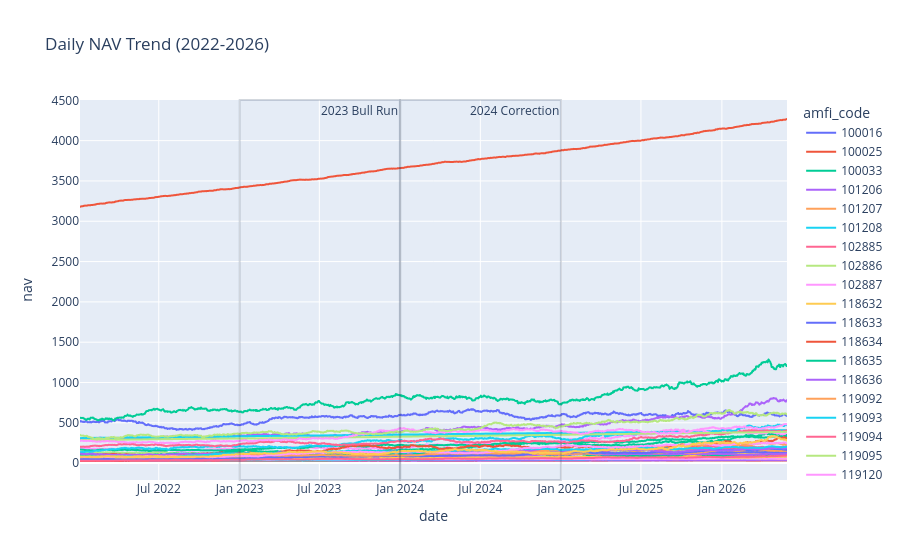

Notebook code for this chart:
### Code cell
nav["date"] = pd.to_datetime(nav["date"])

fig = px.line(
    nav,
    x="date",
    y="nav",
    color="amfi_code",
    title="Daily NAV Trend (2022-2026)"
)

fig.add_vrect(
    x0="2023-01-01",
    x1="2023-12-31",
    annotation_text="2023 Bull Run",
    opacity=0.2
)

fig.add_vrect(
    x0="2024-01-01",
    x1="2024-12-31",
    annotation_text="2024 Correction",
    opacity=0.2
)

fig.show()

### Figure 1 — Plotly figure (JSON) as saved in the notebook; plotly's stock layout.template omitted (floating-point values rounded to 4 significant figures; data arrays with more than 128 entries replaced by an {"elided": "..."} marker saying what was removed)
{"data": [{"hovertemplate": "amfi_code=100016<br>date=%{x}<br>nav=%{y}<extra></extra>", "legendgroup": "100016", "line": {"color": "#636efa", "dash": "solid"}, "marker": {"symbol": "circle"}, "mode": "lines", "name": "100016", "showlegend": true, "type": "scattergl", "x": {"elided": "1150 str values"}, "xaxis": "x", "y": {"elided": "1150 float values"}, "yaxis": "y"}, {"hovertemplate": "amfi_code=100025<br>date=%{x}<br>nav=%{y}<extra></extra>", "legendgroup": "100025", "line": {"color": "#EF553B", "dash": "solid"}, "marker": {"symbol": "circle"}, "mode": "lines", "name": "100025", "showlegend": true, "type": "scattergl", "x": {"elided": "1150 str values"}, "xaxis": "x", "y": {"elided": "1150 float values"}, "yaxis": "y"}, {"hovertemplate": "amfi_code=100033<br>date=%{x}<br>nav=%{y}<extra></extra>", "legendgroup": "100033", "line": {"color": "#00cc96", "dash": "solid"}, "marker": {"symbol": "circle"}, "mode": "lines", "name": "100033", "showlegend": true, "type": "scattergl", "x": {"elided": "1150 str values"}, "xaxis": "x", "y": {"elided": "1150 float values"}, "yaxis": "y"}, {"hovertemplate": "amfi_code=101206<br>date=%{x}<br>nav=%{y}<extra></extra>", "legendgroup": "101206", "line": {"color": "#ab63fa", "dash": "solid"}, "marker": {"symbol": "circle"}, "mode": "lines", "name": "101206", "showlegend": true, "type": "scattergl", "x": {"elided": "1150 str values"}, "xaxis": "x", "y": {"elided": "1150 float values"}, "yaxis": "y"}, {"hovertemplate": "amfi_code=101207<br>date=%{x}<br>nav=%{y}<extra></extra>", "legendgroup": "101207", "line": {"color": "#FFA15A", "dash": "solid"}, "marker": {"symbol": "circle"}, "mode": "lines", "name": "101207", "showlegend": true, "type": "scattergl", "x": {"elided": "1150 str values"}, "xaxis": "x", "y": {"elided": "1150 float values"}, "yaxis": "y"}, {"hovertemplate": "amfi_code=101208<br>date=%{x}<br>nav=%{y}<extra></extra>", "legendgroup": "101208", "line": {"color": "#19d3f3", "dash": "solid"}, "marker": {"symbol": "circle"}, "mode": "lines", "name": "101208", "showlegend": true, "type": "scattergl", "x": {"elided": "1150 str values"}, "xaxis": "x", "y": {"elided": "1150 float values"}, "yaxis": "y"}, {"hovertemplate": "amfi_code=102885<br>date=%{x}<br>nav=%{y}<extra></extra>", "legendgroup": "102885", "line": {"color": "#FF6692", "dash": "solid"}, "marker": {"symbol": "circle"}, "mode": "lines", "name": "102885", "showlegend": true, "type": "scattergl", "x": {"elided": "1150 str values"}, "xaxis": "x", "y": {"elided": "1150 float values"}, "yaxis": "y"}, {"hovertemplate": "amfi_code=102886<br>date=%{x}<br>nav=%{y}<extra></extra>", "legendgroup": "102886", "line": {"color": "#B6E880", "dash": "solid"}, "marker": {"symbol": "circle"}, "mode": "lines", "name": "102886", "showlegend": true, "type": "scattergl", "x": {"elided": "1150 str values"}, "xaxis": "x", "y": {"elided": "1150 float values"}, "yaxis": "y"}, {"hovertemplate": "amfi_code=102887<br>date=%{x}<br>nav=%{y}<extra></extra>", "legendgroup": "102887", "line": {"color": "#FF97FF", "dash": "solid"}, "marker": {"symbol": "circle"}, "mode": "lines", "name": "102887", "showlegend": true, "type": "scattergl", "x": {"elided": "1150 str values"}, "xaxis": "x", "y": {"elided": "1150 float values"}, "yaxis": "y"}, {"hovertemplate": "amfi_code=118632<br>date=%{x}<br>nav=%{y}<extra></extra>", "legendgroup": "118632", "line": {"color": "#FECB52", "dash": "solid"}, "marker": {"symbol": "circle"}, "mode": "lines", "name": "118632", "showlegend": true, "type": "scattergl", "x": {"elided": "1150 str values"}, "xaxis": "x", "y": {"elided": "1150 float values"}, "yaxis": "y"}, {"hovertemplate": "amfi_code=118633<br>date=%{x}<br>nav=%{y}<extra></extra>", "legendgroup": "118633", "line": {"color": "#636efa", "dash": "solid"}, "marker": {"symbol": "circle"}, "mode": "lines", "name": "118633", "showlegend": true, "type": "scattergl", "x": {"elided": "1150 str values"}, "xaxis": "x", "y": {"elided": "1150 float values"}, "yaxis": "y"}, {"hovertemplate": "amfi_code=118634<br>date=%{x}<br>nav=%{y}<extra></extra>", "legendgroup": "118634", "line": {"color": "#EF553B", "dash": "solid"}, "marker": {"symbol": "circle"}, "mode": "lines", "name": "118634", "showlegend": true, "type": "scattergl", "x": {"elided": "1150 str values"}, "xaxis": "x", "y": {"elided": "1150 float values"}, "yaxis": "y"}, {"hovertemplate": "amfi_code=118635<br>date=%{x}<br>nav=%{y}<extra></extra>", "legendgroup": "118635", "line": {"color": "#00cc96", "dash": "solid"}, "marker": {"symbol": "circle"}, "mode": "lines", "name": "118635", "showlegend": true, "type": "scattergl", "x": {"elided": "1150 str values"}, "xaxis": "x", "y": {"elided": "1150 float values"}, "yaxis": "y"}, {"hovertemplate": "amfi_code=118636<br>date=%{x}<br>nav=%{y}<extra></extra>", "legendgroup": "118636", "line": {"color": "#ab63fa", "dash": "solid"}, "marker": {"symbol": "circle"}, "mode": "lines", "name": "118636", "showlegend": true, "type": "scattergl", "x": {"elided": "1150 str values"}, "xaxis": "x", "y": {"elided": "1150 float values"}, "yaxis": "y"}, {"hovertemplate": "amfi_code=119092<br>date=%{x}<br>nav=%{y}<extra></extra>", "legendgroup": "119092", "line": {"color": "#FFA15A", "dash": "solid"}, "marker": {"symbol": "circle"}, "mode": "lines", "name": "119092", "showlegend": true, "type": "scattergl", "x": {"elided": "1150 str values"}, "xaxis": "x", "y": {"elided": "1150 float values"}, "yaxis": "y"}, {"hovertemplate": "amfi_code=119093<br>date=%{x}<br>nav=%{y}<extra></extra>", "legendgroup": "119093", "line": {"color": "#19d3f3", "dash": "solid"}, "marker": {"symbol": "circle"}, "mode": "lines", "name": "119093", "showlegend": true, "type": "scattergl", "x": {"elided": "1150 str values"}, "xaxis": "x", "y": {"elided": "1150 float values"}, "yaxis": "y"}, {"hovertemplate": "amfi_code=119094<br>date=%{x}<br>nav=%{y}<extra></extra>", "legendgroup": "119094", "line": {"color": "#FF6692", "dash": "solid"}, "marker": {"symbol": "circle"}, "mode": "lines", "name": "119094", "showlegend": true, "type": "scattergl", "x": {"elided": "1150 str values"}, "xaxis": "x", "y": {"elided": "1150 float values"}, "yaxis": "y"}, {"hovertemplate": "amfi_code=119095<br>date=%{x}<br>nav=%{y}<extra></extra>", "legendgroup": "119095", "line": {"color": "#B6E880", "dash": "solid"}, "marker": {"symbol": "circle"}, "mode": "lines", "name": "119095", "showlegend": true, "type": "scattergl", "x": {"elided": "1150 str values"}, "xaxis": "x", "y": {"elided": "1150 float values"}, "yaxis": "y"}, {"hovertemplate": "amfi_code=119120<br>date=%{x}<br>nav=%{y}<extra></extra>", "legendgroup": "119120", "line": {"color": "#FF97FF", "dash": "solid"}, "marker": {"symbol": "circle"}, "mode": "lines", "name": "119120", "showlegend": true, "type": "scattergl", "x": {"elided": "1150 str values"}, "xaxis": "x", "y": {"elided": "1150 float values"}, "yaxis": "y"}, {"hovertemplate": "amfi_code=119551<br>date=%{x}<br>nav=%{y}<extra></extra>", "legendgroup": "119551", "line": {"color": "#FECB52", "dash": "solid"}, "marker": {"symbol": "circle"}, "mode": "lines", "name": "119551", "showlegend": true, "type": "scattergl", "x": {"elided": "1150 str values"}, "xaxis": "x", "y": {"elided": "1150 float values"}, "yaxis": "y"}, {"hovertemplate": "amfi_code=119552<br>date=%{x}<br>nav=%{y}<extra></extra>", "legendgroup": "119552", "line": {"color": "#636efa", "dash": "solid"}, "marker": {"symbol": "circle"}, "mode": "lines", "name": "119552", "showlegend": true, "type": "scattergl", "x": {"elided": "1150 str values"}, "xaxis": "x", "y": {"elided": "1150 float values"}, "yaxis": "y"}, {"hovertemplate": "amfi_code=119598<br>date=%{x}<br>nav=%{y}<extra></extra>", "legendgroup": "119598", "line": {"color": "#EF553B", "dash": "solid"}, "marker": {"symbol": "circle"}, "mode": "lines", "name": "119598", "showlegend": true, "type": "scattergl", "x": {"elided": "1150 str values"}, "xaxis": "x", "y": {"elided": "1150 float values"}, "yaxis": "y"}, {"hovertemplate": "amfi_code=119599<br>date=%{x}<br>nav=%{y}<extra></extra>", "legendgroup": "119599", "line": {"color": "#00cc96", "dash": "solid"}, "marker": {"symbol": "circle"}, "mode": "lines", "name": "119599", "showlegend": true, "type": "scattergl", "x": {"elided": "1150 str values"}, "xaxis": "x", "y": {"elided": "1150 float values"}, "yaxis": "y"}, {"hovertemplate": "amfi_code=120503<br>date=%{x}<br>nav=%{y}<extra></extra>", "legendgroup": "120503", "line": {"color": "#ab63fa", "dash": "solid"}, "marker": {"symbol": "circle"}, "mode": "lines", "name": "120503", "showlegend": true, "type": "scattergl", "x": {"elided": "1150 str values"}, "xaxis": "x", "y": {"elided": "1150 float values"}, "yaxis": "y"}, {"hovertemplate": "amfi_code=120504<br>date=%{x}<br>nav=%{y}<extra></extra>", "legendgroup": "120504", "line": {"color": "#FFA15A", "dash": "solid"}, "marker": {"symbol": "circle"}, "mode": "lines", "name": "120504", "showlegend": true, "type": "scattergl", "x": {"elided": "1150 str values"}, "xaxis": "x", "y": {"elided": "1150 float values"}, "yaxis": "y"}, {"hovertemplate": "amfi_code=120505<br>date=%{x}<br>nav=%{y}<extra></extra>", "legendgroup": "120505", "line": {"color": "#19d3f3", "dash": "solid"}, "marker": {"symbol": "circle"}, "mode": "lines", "name": "120505", "showlegend": true, "type": "scattergl", "x": {"elided": "1150 str values"}, "xaxis": "x", "y": {"elided": "1150 float values"}, "yaxis": "y"}, {"hovertemplate": "amfi_code=120506<br>date=%{x}<br>nav=%{y}<extra></extra>", "legendgroup": "120506", "line": {"color": "#FF6692", "dash": "solid"}, "marker": {"symbol": "circle"}, "mode": "lines", "name": "120506", "showlegend": true, "type": "scattergl", "x": {"elided": "1150 str values"}, "xaxis": "x", "y": {"elided": "1150 float values"}, "yaxis": "y"}, {"hovertemplate": "amfi_code=120507<br>date=%{x}<br>nav=%{y}<extra></extra>", "legendgroup": "120507", "line": {"color": "#B6E880", "dash": "solid"}, "marker": {"symbol": "circle"}, "mode": "lines", "name": "120507", "showlegend": true, "type": "scattergl", "x": {"elided": "1150 str values"}, "xaxis": "x", "y": {"elided": "1150 float values"}, "yaxis": "y"}, {"hovertemplate": "amfi_code=120841<br>date=%{x}<br>nav=%{y}<extra></extra>", "legendgroup": "120841", "line": {"color": "#FF97FF", "dash": "solid"}, "marker": {"symbol": "circle"}, "mode": "lines", "name": "120841", "showlegend": true, "type": "scattergl", "x": {"elided": "1150 str values"}, "xaxis": "x", "y": {"elided": "1150 float values"}, "yaxis": "y"}, {"hovertemplate": "amfi_code=120842<br>date=%{x}<br>nav=%{y}<extra></extra>", "legendgroup": "120842", "line": {"color": "#FECB52", "dash": "solid"}, "marker": {"symbol": "circle"}, "mode": "lines", "name": "120842", "showlegend": true, "type": "scattergl", "x": {"elided": "1150 str values"}, "xaxis": "x", "y": {"elided": "1150 float values"}, "yaxis": "y"}, {"hovertemplate": "amfi_code=120843<br>date=%{x}<br>nav=%{y}<extra></extra>", "legendgroup": "120843", "line": {"color": "#636efa", "dash": "solid"}, "marker": {"symbol": "circle"}, "mode": "lines", "name": "120843", "showlegend": true, "type": "scattergl", "x": {"elided": "1150 str values"}, "xaxis": "x", "y": {"elided": "1150 float values"}, "yaxis": "y"}, {"hovertemplate": "amfi_code=120844<br>date=%{x}<br>nav=%{y}<extra></extra>", "legendgroup": "120844", "line": {"color": "#EF553B", "dash": "solid"}, "marker": {"symbol": "circle"}, "mode": "lines", "name": "120844", "showlegend": true, "type": "scattergl", "x": {"elided": "1150 str values"}, "xaxis": "x", "y": {"elided": "1150 float values"}, "yaxis": "y"}, {"hovertemplate": "amfi_code=125497<br>date=%{x}<br>nav=%{y}<extra></extra>", "legendgroup": "125497", "line": {"color": "#00cc96", "dash": "solid"}, "marker": {"symbol": "circle"}, "mode": "lines", "name": "125497", "showlegend": true, "type": "scattergl", "x": {"elided": "1150 str values"}, "xaxis": "x", "y": {"elided": "1150 float values"}, "yaxis": "y"}, {"hovertemplate": "amfi_code=125498<br>date=%{x}<br>nav=%{y}<extra></extra>", "legendgroup": "125498", "line": {"color": "#ab63fa", "dash": "solid"}, "marker": {"symbol": "circle"}, "mode": "lines", "name": "125498", "showlegend": true, "type": "scattergl", "x": {"elided": "1150 str values"}, "xaxis": "x", "y": {"elided": "1150 float values"}, "yaxis": "y"}, {"hovertemplate": "amfi_code=148567<br>date=%{x}<br>nav=%{y}<extra></extra>", "legendgroup": "148567", "line": {"color": "#FFA15A", "dash": "solid"}, "marker": {"symbol": "circle"}, "mode": "lines", "name": "148567", "showlegend": true, "type": "scattergl", "x": {"elided": "1150 str values"}, "xaxis": "x", "y": {"elided": "1150 float values"}, "yaxis": "y"}, {"hovertemplate": "amfi_code=148568<br>date=%{x}<br>nav=%{y}<extra></extra>", "legendgroup": "148568", "line": {"color": "#19d3f3", "dash": "solid"}, "marker": {"symbol": "circle"}, "mode": "lines", "name": "148568", "showlegend": true, "type": "scattergl", "x": {"elided": "1150 str values"}, "xaxis": "x", "y": {"elided": "1150 float values"}, "yaxis": "y"}, {"hovertemplate": "amfi_code=148569<br>date=%{x}<br>nav=%{y}<extra></extra>", "legendgroup": "148569", "line": {"color": "#FF6692", "dash": "solid"}, "marker": {"symbol": "circle"}, "mode": "lines", "name": "148569", "showlegend": true, "type": "scattergl", "x": {"elided": "1150 str values"}, "xaxis": "x", "y": {"elided": "1150 float values"}, "yaxis": "y"}, {"hovertemplate": "amfi_code=149322<br>date=%{x}<br>nav=%{y}<extra></extra>", "legendgroup": "149322", "line": {"color": "#B6E880", "dash": "solid"}, "marker": {"symbol": "circle"}, "mode": "lines", "name": "149322", "showlegend": true, "type": "scattergl", "x": {"elided": "1150 str values"}, "xaxis": "x", "y": {"elided": "1150 float values"}, "yaxis": "y"}, {"hovertemplate": "amfi_code=149323<br>date=%{x}<br>nav=%{y}<extra></extra>", "legendgroup": "149323", "line": {"color": "#FF97FF", "dash": "solid"}, "marker": {"symbol": "circle"}, "mode": "lines", "name": "149323", "showlegend": true, "type": "scattergl", "x": {"elided": "1150 str values"}, "xaxis": "x", "y": {"elided": "1150 float values"}, "yaxis": "y"}, {"hovertemplate": "amfi_code=149324<br>date=%{x}<br>nav=%{y}<extra></extra>", "legendgroup": "149324", "line": {"color": "#FECB52", "dash": "solid"}, "marker": {"symbol": "circle"}, "mode": "lines", "name": "149324", "showlegend": true, "type": "scattergl", "x": {"elided": "1150 str values"}, "xaxis": "x", "y": {"elided": "1150 float values"}, "yaxis": "y"}], "layout": {"annotations": [{"showarrow": false, "text": "2023 Bull Run", "x": "2023-12-31", "xanchor": "right", "xref": "x", "y": 1, "yanchor": "top", "yref": "y domain"}, {"showarrow": false, "text": "2024 Correction", "x": "2024-12-31", "xanchor": "right", "xref": "x", "y": 1, "yanchor": "top", "yref": "y domain"}], "legend": {"title": {"text": "amfi_code"}, "tracegroupgap": 0}, "shapes": [{"opacity": 0.2, "type": "rect", "x0": "2023-01-01", "x1": "2023-12-31", "xref": "x", "y0": 0, "y1": 1, "yref": "y domain"}, {"opacity": 0.2, "type": "rect", "x0": "2024-01-01", "x1": "2024-12-31", "xref": "x", "y0": 0, "y1": 1, "yref": "y domain"}], "title": {"text": "Daily NAV Trend (2022-2026)"}, "xaxis": {"anchor": "y", "domain": [0, 1], "title": {"text": "date"}}, "yaxis": {"anchor": "x", "domain": [0, 1], "title": {"text": "nav"}}}}
